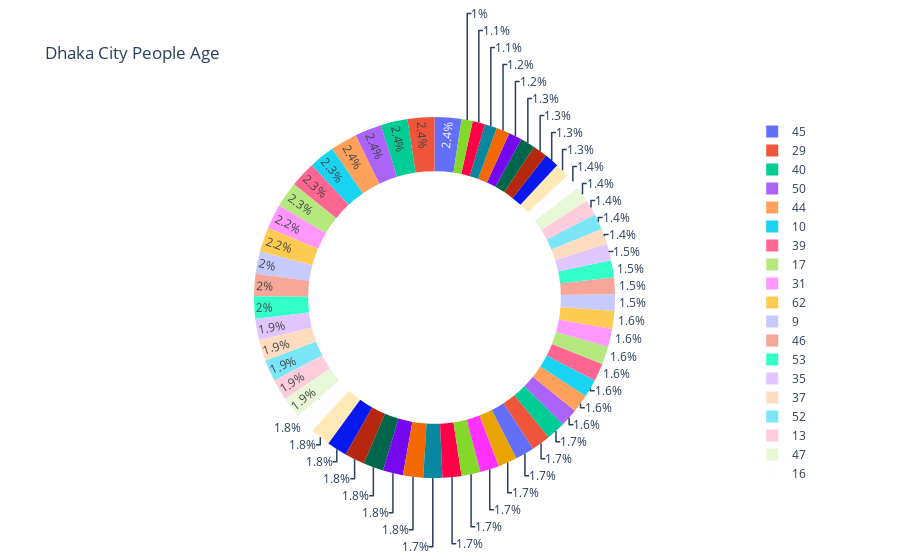

The notebook cell this image was saved under:
### Code cell
Age =df['Age'].value_counts()
transctions = Age.index
quantity =Age.values
figure =px.pie(df,
 values=quantity,
 names =transctions,hole=.70,
 title=" Dhaka City People Age ")
figure.show()

### Figure 1 — Plotly figure (JSON) as saved in the notebook; plotly's stock layout.template omitted (floating-point values rounded to 4 significant figures)
{"data": [{"domain": {"x": [0, 1], "y": [0, 1]}, "hole": 0.7, "hovertemplate": "label=%{label}<br>value=%{value}<extra></extra>", "labels": [45, 29, 40, 50, 44, 10, 39, 17, 31, 62, 9, 46, 53, 35, 37, 52, 13, 47, 16, 18, 38, 14, 49, 11, 22, 28, 61, 8, 51, 19, 20, 54, 26, 27, 55, 42, 15, 34, 24, 65, 48, 64, 32, 30, 23, 33, 41, 21, 25, 57, 58, 56, 43, 60, 36, 12, 59, 63], "legendgroup": "", "name": "", "showlegend": true, "type": "pie", "values": [24, 24, 24, 24, 24, 23, 23, 23, 22, 22, 20, 20, 20, 19, 19, 19, 19, 19, 18, 18, 18, 18, 18, 18, 18, 17, 17, 17, 17, 17, 17, 17, 17, 16, 16, 16, 16, 16, 16, 16, 15, 15, 15, 15, 14, 14, 14, 14, 14, 13, 13, 13, 13, 12, 12, 11, 11, 10]}], "layout": {"legend": {"tracegroupgap": 0}, "title": {"text": " Dhaka City People Age "}}}
